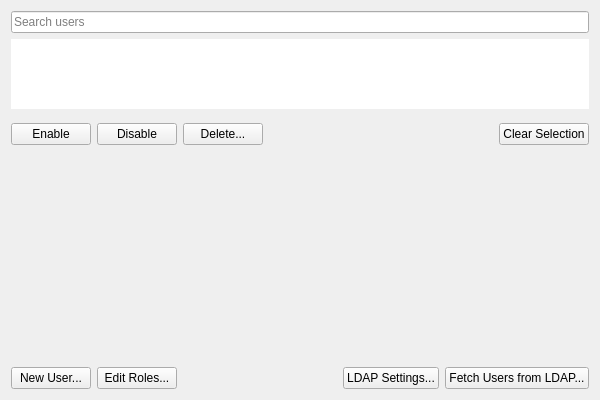
<?xml version="1.0" encoding="UTF-8"?>
<ui version="4.0">
 <class>QnUserManagementWidget</class>
 <widget class="QWidget" name="QnUserManagementWidget">
  <property name="geometry">
   <rect>
    <x>0</x>
    <y>0</y>
    <width>600</width>
    <height>400</height>
   </rect>
  </property>
  <layout class="QVBoxLayout" name="mainVerticalLayout" stretch="0,0">
   <item>
    <layout class="QVBoxLayout" name="verticalLayout" stretch="0,1,0,0">
     <item>
      <widget class="QLineEdit" name="filterLineEdit">
       <property name="placeholderText">
        <string>Search users</string>
       </property>
       <property name="clearButtonEnabled">
        <bool>true</bool>
       </property>
      </widget>
     </item>
     <item>
      <widget class="QnTreeView" name="usersTable">
       <property name="sizePolicy">
        <sizepolicy hsizetype="Expanding" vsizetype="Maximum">
         <horstretch>0</horstretch>
         <verstretch>0</verstretch>
        </sizepolicy>
       </property>
       <property name="focusPolicy">
        <enum>Qt::TabFocus</enum>
       </property>
       <property name="frameShape">
        <enum>QFrame::NoFrame</enum>
       </property>
       <property name="sizeAdjustPolicy">
        <enum>QAbstractScrollArea::AdjustToContents</enum>
       </property>
       <property name="selectionMode">
        <enum>QAbstractItemView::NoSelection</enum>
       </property>
       <property name="selectionBehavior">
        <enum>QAbstractItemView::SelectRows</enum>
       </property>
       <property name="rootIsDecorated">
        <bool>false</bool>
       </property>
       <property name="sortingEnabled">
        <bool>true</bool>
       </property>
       <attribute name="headerStretchLastSection">
        <bool>false</bool>
       </attribute>
      </widget>
     </item>
     <item>
      <layout class="QHBoxLayout" name="horizontalLayout_1">
       <property name="topMargin">
        <number>8</number>
       </property>
       <property name="bottomMargin">
        <number>8</number>
       </property>
       <item>
        <widget class="QPushButton" name="enableSelectedButton">
         <property name="text">
          <string>Enable</string>
         </property>
        </widget>
       </item>
       <item>
        <widget class="QPushButton" name="disableSelectedButton">
         <property name="text">
          <string>Disable</string>
         </property>
        </widget>
       </item>
       <item>
        <widget class="QPushButton" name="deleteSelectedButton">
         <property name="text">
          <string>Delete...</string>
         </property>
        </widget>
       </item>
       <item>
        <spacer name="horizontalSpacer_1">
         <property name="orientation">
          <enum>Qt::Horizontal</enum>
         </property>
         <property name="sizeHint" stdset="0">
          <size>
           <width>40</width>
           <height>20</height>
          </size>
         </property>
        </spacer>
       </item>
       <item>
        <widget class="QPushButton" name="clearSelectionButton">
         <property name="text">
          <string>Clear Selection</string>
         </property>
        </widget>
       </item>
      </layout>
     </item>
     <item>
      <spacer name="verticalSpacer">
       <property name="orientation">
        <enum>Qt::Vertical</enum>
       </property>
       <property name="sizeHint" stdset="0">
        <size>
         <width>1</width>
         <height>1</height>
        </size>
       </property>
      </spacer>
     </item>
    </layout>
   </item>
   <item>
    <layout class="QHBoxLayout" name="horizontalLayout_2">
     <property name="topMargin">
      <number>0</number>
     </property>
     <item>
      <widget class="QPushButton" name="createUserButton">
       <property name="text">
        <string>New User...</string>
       </property>
      </widget>
     </item>
     <item>
      <widget class="QPushButton" name="rolesButton">
       <property name="text">
        <string>Edit Roles...</string>
       </property>
      </widget>
     </item>
     <item>
      <spacer name="horizontalSpacer_2">
       <property name="orientation">
        <enum>Qt::Horizontal</enum>
       </property>
       <property name="sizeHint" stdset="0">
        <size>
         <width>40</width>
         <height>20</height>
        </size>
       </property>
      </spacer>
     </item>
     <item>
      <widget class="QPushButton" name="ldapSettingsButton">
       <property name="text">
        <string>LDAP Settings...</string>
       </property>
      </widget>
     </item>
     <item>
      <widget class="QPushButton" name="fetchButton">
       <property name="text">
        <string>Fetch Users from LDAP...</string>
       </property>
      </widget>
     </item>
    </layout>
   </item>
  </layout>
 </widget>
 <customwidgets>
  <customwidget>
   <class>QnTreeView</class>
   <extends>QTreeView</extends>
   <header location="global">ui/widgets/common/tree_view.h</header>
  </customwidget>
 </customwidgets>
 <tabstops>
  <tabstop>filterLineEdit</tabstop>
  <tabstop>usersTable</tabstop>
  <tabstop>enableSelectedButton</tabstop>
  <tabstop>disableSelectedButton</tabstop>
  <tabstop>deleteSelectedButton</tabstop>
  <tabstop>clearSelectionButton</tabstop>
  <tabstop>createUserButton</tabstop>
  <tabstop>rolesButton</tabstop>
  <tabstop>ldapSettingsButton</tabstop>
  <tabstop>fetchButton</tabstop>
 </tabstops>
 <resources/>
 <connections/>
</ui>
